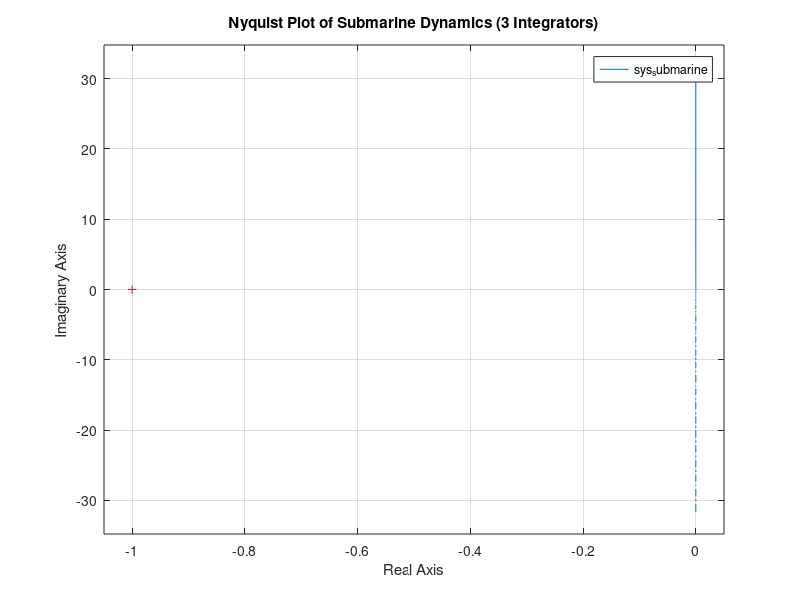
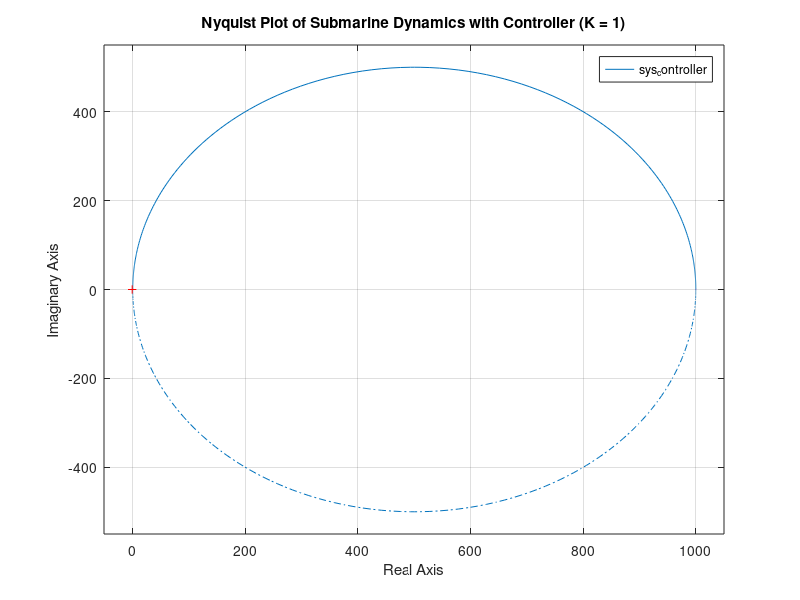
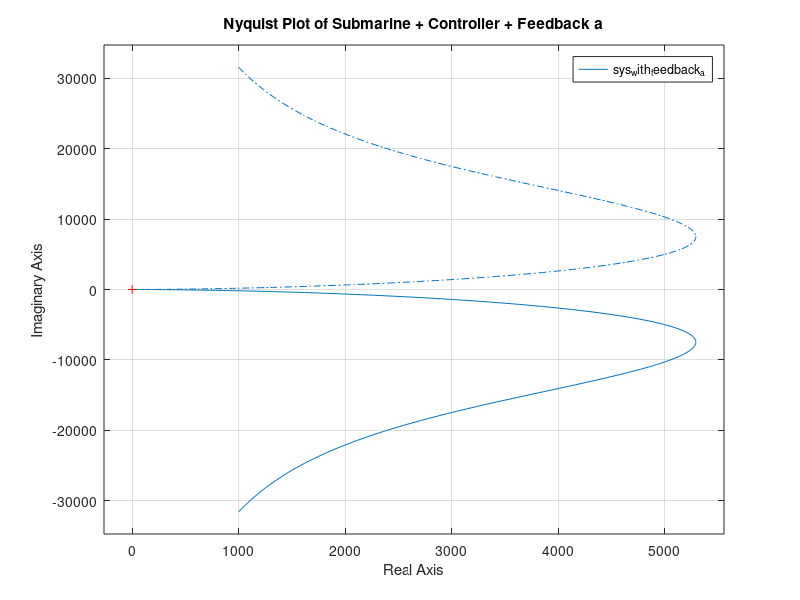
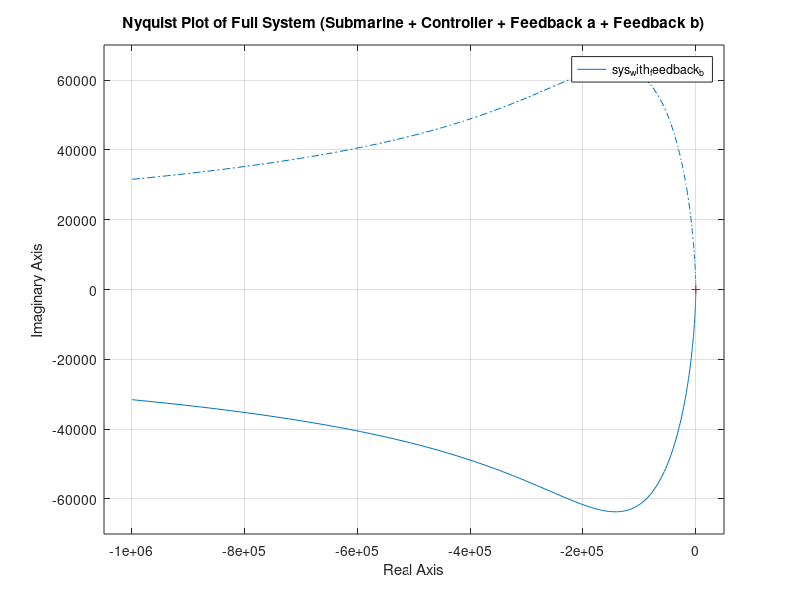

Reproduce these figures in MATLAB, in order.
% MATLAB script to display progressive Nyquist plots of the submarine system
% Starting from the integrators and adding controller and feedbacks step-by-step

% Clear workspace, close figures
clear;
clc;
close all;

% Parameters
K = 1;  % Gain K
a = 1;  % Feedback gain a
b = 1;  % Feedback gain b
epsilon = 1e-3; % Small value to ensure more realistic plots

% Step 1: Submarine dynamics only (3 integrators, no feedback or controller)
numerator_submarine = 1;
denominator_submarine = [1 0 0 0]; % Submarine dynamics: 1/s^3

sys_submarine = tf(numerator_submarine, denominator_submarine);

% Plot Nyquist plot for submarine only
figure;
nyquist(sys_submarine);
grid on;
title('Nyquist Plot of Submarine Dynamics (3 Integrators)');
pause(2); % Pause to observe the plot

% Step 2: Add controller (K)
numerator_controller = K;
denominator_controller = [1 0 0 epsilon]; % Adding small epsilon for damping
sys_controller = tf(numerator_controller, denominator_controller);

% Plot Nyquist plot for submarine + controller
figure;
nyquist(sys_controller);
grid on;
title('Nyquist Plot of Submarine Dynamics with Controller (K = 1)');
pause(2); % Pause to observe the plot

% Step 3: Add feedback loop a (first dotted feedback loop)
numerator_feedback_a = a;
denominator_feedback_a = [1 0]; % 1/s term from feedback loop a
sys_feedback_a = tf(numerator_feedback_a, denominator_feedback_a);

% Combine submarine, controller, and feedback a
sys_with_feedback_a = series(sys_controller, sys_feedback_a);

% Plot Nyquist plot for submarine + controller + feedback a
figure;
nyquist(sys_with_feedback_a);
grid on;
title('Nyquist Plot of Submarine + Controller + Feedback a');
pause(2); % Pause to observe the plot

% Step 4: Add feedback loop b (second dotted feedback loop)
numerator_feedback_b = b;
denominator_feedback_b = [1 0]; % 1/s term from feedback loop b
sys_feedback_b = tf(numerator_feedback_b, denominator_feedback_b);

% Combine everything: submarine + controller + feedback a + feedback b
sys_with_feedback_b = series(sys_with_feedback_a, sys_feedback_b);

% Plot Nyquist plot for full system with both feedback loops
figure;
nyquist(sys_with_feedback_b);
grid on;
title('Nyquist Plot of Full System (Submarine + Controller + Feedback a + Feedback b)');
